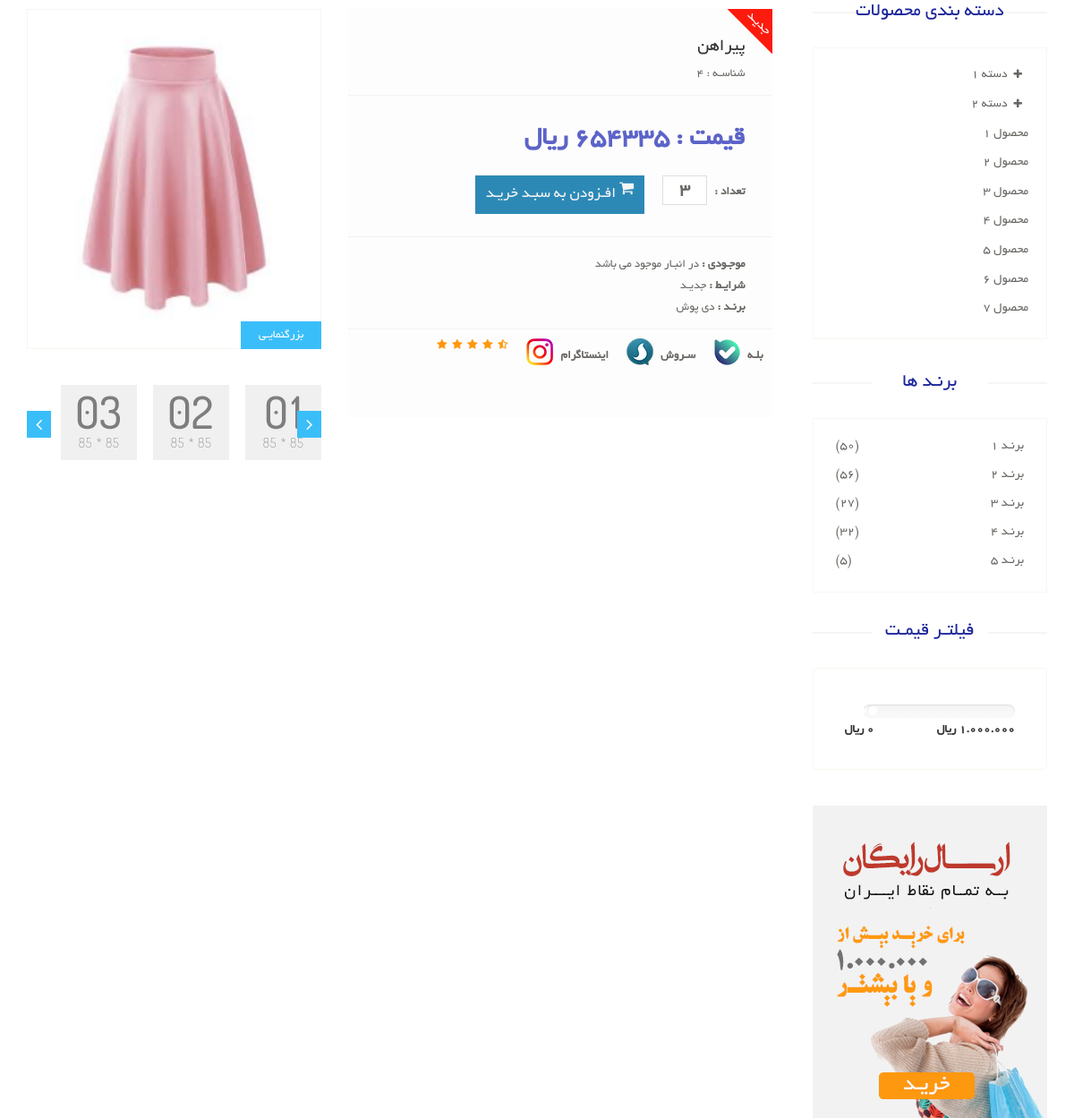
The page /products/shirt on the database its author committed.
### product_module/models.py (models this page shows, shortened)
class Product(models.Model):
    image = models.ImageField(upload_to='upload/product/', null=True, blank=True)
    title = models.CharField(max_length=300, verbose_name='نام محصول')
    category = models.ManyToManyField(
        ProductCategory,
        related_name='product_categories',
        verbose_name='دسته بندی ها')
    brand = models.ForeignKey(ProductBrand, on_delete=models.CASCADE, verbose_name='برند', null=True, blank=True)
    price = models.IntegerField(verbose_name='قیمت')
    short_description = models.CharField(max_length=360, db_index=True, null=True, verbose_name='توضیحات کوتاه')
    description = models.TextField(verbose_name='توضیحات اصلی', db_index=True)
    slug = models.SlugField(default="", null=False, db_index=True, blank=True, max_length=200, unique=True,
                            verbose_name='عنوان در url')
    is_active = models.BooleanField(default=False, verbose_name='فعال / غیرفعال')
    is_delete = models.BooleanField(verbose_name='حذف شده / نشده')
    class Meta:
        verbose_name = 'محصول'
        verbose_name_plural = 'محصولات'

class ProductBrand(models.Model):
    title = models.CharField(max_length=300, verbose_name='نام برند', db_index=True)
    is_active = models.BooleanField(verbose_name='فعال / غیرفعال')
    class Meta:
        verbose_name = 'برند'
        verbose_name_plural = 'برند ها'

### product_module/views.py (the view)
# urls.py: path('<slug:slug>', views.ProductDetailView.as_view(), name='product-detail'),
class ProductDetailView(DetailView):
    template_name = 'product_module/product_detail.html'
    model = Product

### product_module/templates/product_module/product_detail.html (shortened to what this page needs)
{% extends 'shared/_layout.html' %}
{% block content %}
    <section>
        <div class="container">
            <div class="row">
                <div class="col-sm-9 padding-right">
                    <div class="product-details">
                        <div class="col-sm-5">
                            <div class="view-product">
                                {% if object.image %}
                                    <img src="{{ object.image.url }}" alt="تصویر">
                                {% else %}
                                    <img src="/static/images/product-details/1.jpg" alt="">
                                {% endif %}
                                <h3>بزرگنمایـی</h3>
                            </div>
                            <div id="similar-product" class="carousel slide" data-ride="carousel">
                                <div class="carousel-inner">
                                    <div class="item active">
                                        <a href=""><img src="/static/images/product-details/similar1.jpg" alt=""></a>
                                        <a href=""><img src="/static/images/product-details/similar2.jpg" alt=""></a>
                                        <a href=""><img src="/static/images/product-details/similar3.jpg" alt=""></a>
                                    </div>
                                </div>
                                <a class="right item-control" href="#similar-product" data-slide="next">
                                    <i class="fa fa-angle-right"></i>
                                </a>
                                <a class="left item-control" href="#similar-product" data-slide="prev">
                                    <i class="fa fa-angle-left"></i>
                                </a>
                            </div>
                        </div>
                        <div class="col-sm-7">
                            <div class="product-information">
                                <img src="/static/images/product-details/new.png" class="newarrival" alt="">
                                <div>
                                    <h2>{{ product.title }}</h2>
                                    <p>شناسـه : {{ product.id }}</p>
                                </div>
                                <div>
									<span>
										<span style="color:#5c63c8">قیمت : {{ product.price }} ريال</span>
									</span>
                                    <span>
										<label>تعداد :</label>
										<input type="text" value="3" class="search_box">
										<button type="button" class="btn btn-fefault cart">
                                            <p style="color: whitesmoke">
                                                <i  class="fa fa-shopping-cart"></i>
                                        		افـزودن به سبـد خریـد
                                            </p>
										</button>
									</span>
                                </div>
                                <div>
                                    <p><b>موجـودی :</b> در انبـار موجود می باشد</p>
                                    <p><b>شرایـط :</b> جدیـد</p>
                                    {% if product.brand %}
                                        <p><b>برنـد :</b> {{ product.brand.title }} </p>
                                    {% endif %}
                                </div>
                                <span class="socials-share share">
									<ul>
										<a href="#">
											<li>
												<label>بلـه</label>
												<img src="/static/images/product-details/Bale.png">
											</li>
										</a>
										<a href="#">
											<li>
												<label>سـروش</label>
												<img src="/static/images/product-details/Soroush.png">
											</li>
										</a>
										<a href="#">
											<li>
												<label>اینستاگرام</label>
												<img src="/static/images/product-details/Instagram.png">
											</li>
										</a>
										<li><img src="/static/images/product-details/rating.png" alt=""></li>
									</ul>
								</span>
                            </div>
                        </div>
                    </div>
              <div>
                                      <div class="recommended_items">
                    </div>
              </div>
                </div>
                <div class="col-sm-3">
                    <div class="left-sidebar">
                        <h2 style="color:#1c269b">دسته بندی محصولات</h2>
                        <div class="panel-group category-products" id="accordian">
                            <div class="panel panel-default">
                                <div class="panel-heading">
                                    <h4 class="panel-title">
                                        <a data-toggle="collapse" data-parent="#accordian" href="#sportswear">
                                            <span class="badge pull-right"><i class="fa fa-plus"></i></span>
                                            دسته 1
                                        </a>
                                    </h4>
                                </div>
                            </div>
                            <div class="panel panel-default">
                                <div class="panel-heading">
                                    <h4 class="panel-title">
                                        <a data-toggle="collapse" data-parent="#accordian" href="#mens">
                                            <span class="badge pull-right"><i class="fa fa-plus"></i></span>
                                            دسته 2
                                        </a>
                                    </h4>
                                </div>
                            </div>
                            <div class="panel panel-default">
                                <div class="panel-heading">
                                    <h4 class="panel-title"><a href="#">محصول 1</a></h4>
                                </div>
                            </div>
                            <div class="panel panel-default">
                                <div class="panel-heading">
                                    <h4 class="panel-title"><a href="#">محصول 2</a></h4>
                                </div>
                            </div>
                            <div class="panel panel-default">
                                <div class="panel-heading">
                                    <h4 class="panel-title"><a href="#">محصول 3</a></h4>
                                </div>
                            </div>
                            <div class="panel panel-default">
                                <div class="panel-heading">
                                    <h4 class="panel-title"><a href="#">محصول 4</a></h4>
                                </div>
                            </div>
                            <div class="panel panel-default">
                                <div class="panel-heading">
                                    <h4 class="panel-title"><a href="#">محصول 5</a></h4>
                                </div>
                            </div>
                            <div class="panel panel-default">
                                <div class="panel-heading">
                                    <h4 class="panel-title"><a href="#">محصول 6</a></h4>
                                </div>
                            </div>
                            <div class="panel panel-default">
                                <div class="panel-heading">
                                    <h4 class="panel-title"><a href="#">محصول 7</a></h4>
                                </div>
                            </div>
                        </div>
                        <div class="brands_products">
                            <h2 style="color:#1c269b">برنـد ها</h2>
                            <div class="brands-name">
                                <ul class="nav nav-pills nav-stacked">
                                    <li><a href=""> <span class="pull-left">(50)</span>برنـد 1</a></li>
                                    <li><a href=""> <span class="pull-left">(56)</span>برنـد 2</a></li>
                                    <li><a href=""> <span class="pull-left">(27)</span>برنـد 3</a></li>
                                    <li><a href=""> <span class="pull-left">(32)</span>برنـد 4</a></li>
                                    <li><a href=""> <span class="pull-left">(5)</span>برنـد 5</a></li>
                                </ul>
                            </div>
                        </div>
                        <div class="price-range">
                            <h2 style="color:#1c269b">فیلتـر قیمـت</h2>
                            <div class="well">
                                <div class="slider slider-horizontal" style="width: 170px;">
                                           id="sl2" style=""></div>
                                <br>
                                <b>1.000.000 ريال</b> <b class="pull-left">0 ريال</b>
                            </div>
                        </div>
                        <div class="shipping text-center">
                            <img src="/static/images/home/shipping.jpg" alt="">
                        </div>
                    </div>
                </div>
            </div>
        </div>
    </section>
{% endblock %}

### static/css/price-range1.css (style rules this page uses)
.slider { display: inline-block; vertical-align: middle; position: relative; }
.slider.slider-horizontal { width: 210px; height: 20px; }

### rows shown on the page
Product: image (picture), title "پیراهن", id "4", price "654335", brand "دی پوش"
